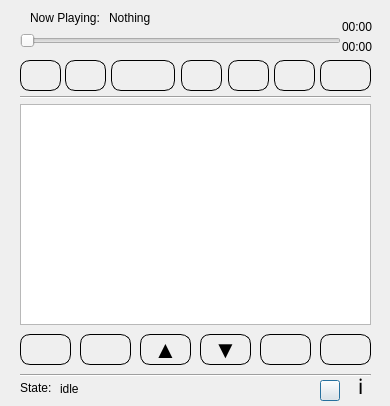
<?xml version="1.0" encoding="UTF-8"?>
<ui version="4.0">
 <class>Spotube</class>
 <widget class="QDialog" name="Spotube">
  <property name="geometry">
   <rect>
    <x>0</x>
    <y>0</y>
    <width>390</width>
    <height>406</height>
   </rect>
  </property>
  <property name="sizePolicy">
   <sizepolicy hsizetype="Fixed" vsizetype="Fixed">
    <horstretch>0</horstretch>
    <verstretch>0</verstretch>
   </sizepolicy>
  </property>
  <property name="minimumSize">
   <size>
    <width>390</width>
    <height>406</height>
   </size>
  </property>
  <property name="maximumSize">
   <size>
    <width>390</width>
    <height>406</height>
   </size>
  </property>
  <property name="contextMenuPolicy">
   <enum>Qt::DefaultContextMenu</enum>
  </property>
  <property name="windowTitle">
   <string>Spotube</string>
  </property>
  <property name="windowIcon">
   <iconset>
    <normaloff>icon/logo.png</normaloff>icon/logo.png</iconset>
  </property>
  <widget class="QPushButton" name="button">
   <property name="geometry">
    <rect>
     <x>320</x>
     <y>380</y>
     <width>20</width>
     <height>21</height>
    </rect>
   </property>
   <property name="text">
    <string/>
   </property>
  </widget>
  <widget class="QSlider" name="seek">
   <property name="geometry">
    <rect>
     <x>20</x>
     <y>30</y>
     <width>321</width>
     <height>22</height>
    </rect>
   </property>
   <property name="orientation">
    <enum>Qt::Horizontal</enum>
   </property>
  </widget>
  <widget class="QLabel" name="label">
   <property name="geometry">
    <rect>
     <x>30</x>
     <y>10</y>
     <width>71</width>
     <height>16</height>
    </rect>
   </property>
   <property name="text">
    <string>Now Playing: </string>
   </property>
  </widget>
  <widget class="QLabel" name="currentname">
   <property name="geometry">
    <rect>
     <x>109</x>
     <y>10</y>
     <width>211</width>
     <height>16</height>
    </rect>
   </property>
   <property name="text">
    <string>Nothing</string>
   </property>
  </widget>
  <widget class="QPushButton" name="playorpause">
   <property name="geometry">
    <rect>
     <x>111</x>
     <y>60</y>
     <width>64</width>
     <height>31</height>
    </rect>
   </property>
   <property name="cursor">
    <cursorShape>PointingHandCursor</cursorShape>
   </property>
   <property name="styleSheet">
    <string notr="true">QPushButton {
border:1px solid black;
border-radius: 10px;
}

QPushButton:hover {
opacity:90%;
}

QPushButton:pressed {
            background-color: #d0d0d0;
            padding-left: 1px;
            padding-top: 1px;
        }
</string>
   </property>
   <property name="text">
    <string/>
   </property>
   <property name="icon">
    <iconset>
     <normaloff>icon/pause.png</normaloff>icon/pause.png</iconset>
   </property>
   <property name="iconSize">
    <size>
     <width>25</width>
     <height>25</height>
    </size>
   </property>
  </widget>
  <widget class="QPushButton" name="next">
   <property name="geometry">
    <rect>
     <x>181</x>
     <y>60</y>
     <width>41</width>
     <height>31</height>
    </rect>
   </property>
   <property name="cursor">
    <cursorShape>PointingHandCursor</cursorShape>
   </property>
   <property name="styleSheet">
    <string notr="true">QPushButton {
border:1px solid black;
border-radius: 10px;
}

QPushButton:hover {
opacity:90%;
}

QPushButton:pressed {
            background-color: #d0d0d0;
            padding-left: 1px;
            padding-top: 1px;
        }
</string>
   </property>
   <property name="text">
    <string/>
   </property>
   <property name="icon">
    <iconset>
     <normaloff>icon/forward-button.png</normaloff>icon/forward-button.png</iconset>
   </property>
   <property name="iconSize">
    <size>
     <width>24</width>
     <height>24</height>
    </size>
   </property>
  </widget>
  <widget class="QLabel" name="passtime">
   <property name="geometry">
    <rect>
     <x>342</x>
     <y>19</y>
     <width>47</width>
     <height>16</height>
    </rect>
   </property>
   <property name="text">
    <string>00:00</string>
   </property>
  </widget>
  <widget class="QPushButton" name="plus">
   <property name="geometry">
    <rect>
     <x>20</x>
     <y>334</y>
     <width>51</width>
     <height>31</height>
    </rect>
   </property>
   <property name="cursor">
    <cursorShape>PointingHandCursor</cursorShape>
   </property>
   <property name="styleSheet">
    <string notr="true">QPushButton {
border:1px solid black;
border-radius: 10px;
}

QPushButton:hover {
opacity:90%;
}

QPushButton:pressed {
            background-color: #d0d0d0;
            padding-left: 1px;
            padding-top: 1px;
        }
</string>
   </property>
   <property name="text">
    <string/>
   </property>
   <property name="icon">
    <iconset>
     <normaloff>icon/plus-symbol-button.png</normaloff>icon/plus-symbol-button.png</iconset>
   </property>
   <property name="iconSize">
    <size>
     <width>25</width>
     <height>25</height>
    </size>
   </property>
  </widget>
  <widget class="QPushButton" name="delbutton">
   <property name="geometry">
    <rect>
     <x>80</x>
     <y>334</y>
     <width>51</width>
     <height>31</height>
    </rect>
   </property>
   <property name="cursor">
    <cursorShape>PointingHandCursor</cursorShape>
   </property>
   <property name="styleSheet">
    <string notr="true">QPushButton {
border:1px solid black;
border-radius: 10px;
}

QPushButton:hover {
opacity:90%;
}

QPushButton:pressed {
            background-color: #d0d0d0;
            padding-left: 1px;
            padding-top: 1px;
        }
</string>
   </property>
   <property name="text">
    <string/>
   </property>
   <property name="icon">
    <iconset>
     <normaloff>icon/minus.png</normaloff>icon/minus.png</iconset>
   </property>
   <property name="iconSize">
    <size>
     <width>25</width>
     <height>25</height>
    </size>
   </property>
  </widget>
  <widget class="QPushButton" name="savebtn">
   <property name="geometry">
    <rect>
     <x>260</x>
     <y>334</y>
     <width>51</width>
     <height>31</height>
    </rect>
   </property>
   <property name="cursor">
    <cursorShape>PointingHandCursor</cursorShape>
   </property>
   <property name="styleSheet">
    <string notr="true">QPushButton {
border:1px solid black;
border-radius: 10px;
}

QPushButton:hover {
opacity:90%;
}

QPushButton:pressed {
            background-color: #d0d0d0;
            padding-left: 1px;
            padding-top: 1px;
        }
</string>
   </property>
   <property name="text">
    <string/>
   </property>
   <property name="icon">
    <iconset>
     <normaloff>icon/floppy-disk.png</normaloff>icon/floppy-disk.png</iconset>
   </property>
   <property name="iconSize">
    <size>
     <width>25</width>
     <height>25</height>
    </size>
   </property>
  </widget>
  <widget class="QPushButton" name="loadbtn">
   <property name="geometry">
    <rect>
     <x>320</x>
     <y>334</y>
     <width>51</width>
     <height>31</height>
    </rect>
   </property>
   <property name="cursor">
    <cursorShape>PointingHandCursor</cursorShape>
   </property>
   <property name="styleSheet">
    <string notr="true">QPushButton {
border:1px solid black;
border-radius: 10px;
}

QPushButton:hover {
opacity:90%;
}

QPushButton:pressed {
            background-color: #d0d0d0;
            padding-left: 1px;
            padding-top: 1px;
        }
</string>
   </property>
   <property name="text">
    <string/>
   </property>
   <property name="icon">
    <iconset>
     <normaloff>icon/folder.png</normaloff>icon/folder.png</iconset>
   </property>
   <property name="iconSize">
    <size>
     <width>25</width>
     <height>25</height>
    </size>
   </property>
  </widget>
  <widget class="Line" name="line">
   <property name="geometry">
    <rect>
     <x>20</x>
     <y>82</y>
     <width>351</width>
     <height>31</height>
    </rect>
   </property>
   <property name="orientation">
    <enum>Qt::Horizontal</enum>
   </property>
  </widget>
  <widget class="QLabel" name="wholetime">
   <property name="geometry">
    <rect>
     <x>342</x>
     <y>39</y>
     <width>47</width>
     <height>16</height>
    </rect>
   </property>
   <property name="text">
    <string>00:00</string>
   </property>
  </widget>
  <widget class="QTableWidget" name="playlist">
   <property name="geometry">
    <rect>
     <x>20</x>
     <y>104</y>
     <width>351</width>
     <height>221</height>
    </rect>
   </property>
   <property name="sizePolicy">
    <sizepolicy hsizetype="Expanding" vsizetype="Expanding">
     <horstretch>27</horstretch>
     <verstretch>100</verstretch>
    </sizepolicy>
   </property>
  </widget>
  <widget class="QPushButton" name="stop">
   <property name="geometry">
    <rect>
     <x>20</x>
     <y>60</y>
     <width>41</width>
     <height>31</height>
    </rect>
   </property>
   <property name="cursor">
    <cursorShape>PointingHandCursor</cursorShape>
   </property>
   <property name="styleSheet">
    <string notr="true">QPushButton {
border:1px solid black;
border-radius: 10px;
}

QPushButton:hover {
opacity:90%;
}

QPushButton:pressed {
            background-color: #d0d0d0;
            padding-left: 1px;
            padding-top: 1px;
        }
</string>
   </property>
   <property name="text">
    <string/>
   </property>
   <property name="icon">
    <iconset>
     <normaloff>icon/stop-button.png</normaloff>icon/stop-button.png</iconset>
   </property>
   <property name="iconSize">
    <size>
     <width>25</width>
     <height>25</height>
    </size>
   </property>
  </widget>
  <widget class="Line" name="line_2">
   <property name="geometry">
    <rect>
     <x>20</x>
     <y>360</y>
     <width>351</width>
     <height>31</height>
    </rect>
   </property>
   <property name="orientation">
    <enum>Qt::Horizontal</enum>
   </property>
  </widget>
  <widget class="QLabel" name="label_2">
   <property name="geometry">
    <rect>
     <x>20</x>
     <y>380</y>
     <width>71</width>
     <height>16</height>
    </rect>
   </property>
   <property name="sizePolicy">
    <sizepolicy hsizetype="Preferred" vsizetype="Fixed">
     <horstretch>0</horstretch>
     <verstretch>0</verstretch>
    </sizepolicy>
   </property>
   <property name="text">
    <string>State:</string>
   </property>
  </widget>
  <widget class="QLabel" name="state">
   <property name="geometry">
    <rect>
     <x>60</x>
     <y>381</y>
     <width>220</width>
     <height>16</height>
    </rect>
   </property>
   <property name="text">
    <string>idle</string>
   </property>
  </widget>
  <widget class="QPushButton" name="mute">
   <property name="geometry">
    <rect>
     <x>228</x>
     <y>60</y>
     <width>41</width>
     <height>31</height>
    </rect>
   </property>
   <property name="cursor">
    <cursorShape>PointingHandCursor</cursorShape>
   </property>
   <property name="styleSheet">
    <string notr="true">QPushButton {
border:1px solid black;
border-radius: 10px;
}

QPushButton:hover {
opacity:90%;
}

QPushButton:pressed {
            background-color: #d0d0d0;
            padding-left: 1px;
            padding-top: 1px;
        }
</string>
   </property>
   <property name="text">
    <string/>
   </property>
   <property name="icon">
    <iconset>
     <normaloff>icon/mute-speaker.png</normaloff>icon/mute-speaker.png</iconset>
   </property>
   <property name="iconSize">
    <size>
     <width>24</width>
     <height>24</height>
    </size>
   </property>
  </widget>
  <widget class="QPushButton" name="info">
   <property name="geometry">
    <rect>
     <x>350</x>
     <y>370</y>
     <width>21</width>
     <height>31</height>
    </rect>
   </property>
   <property name="font">
    <font>
     <pointsize>16</pointsize>
    </font>
   </property>
   <property name="cursor">
    <cursorShape>PointingHandCursor</cursorShape>
   </property>
   <property name="styleSheet">
    <string notr="true">QPushButton {

border-radius: 10px;
}

QPushButton:hover {
opacity:90%;
}

QPushButton:pressed {
           
            padding-left: 1px;
            padding-top: 1px;
        }
</string>
   </property>
   <property name="text">
    <string>ℹ</string>
   </property>
   <property name="iconSize">
    <size>
     <width>25</width>
     <height>25</height>
    </size>
   </property>
  </widget>
  <widget class="QPushButton" name="up">
   <property name="geometry">
    <rect>
     <x>140</x>
     <y>334</y>
     <width>51</width>
     <height>31</height>
    </rect>
   </property>
   <property name="font">
    <font>
     <pointsize>18</pointsize>
    </font>
   </property>
   <property name="cursor">
    <cursorShape>PointingHandCursor</cursorShape>
   </property>
   <property name="styleSheet">
    <string notr="true">QPushButton {
border:1px solid black;
border-radius: 10px;
}

QPushButton:hover {
opacity:90%;
}

QPushButton:pressed {
            background-color: #d0d0d0;
            padding-left: 1px;
            padding-top: 1px;
        }
</string>
   </property>
   <property name="text">
    <string>▲</string>
   </property>
   <property name="iconSize">
    <size>
     <width>25</width>
     <height>25</height>
    </size>
   </property>
  </widget>
  <widget class="QPushButton" name="down">
   <property name="geometry">
    <rect>
     <x>200</x>
     <y>334</y>
     <width>51</width>
     <height>31</height>
    </rect>
   </property>
   <property name="font">
    <font>
     <pointsize>18</pointsize>
    </font>
   </property>
   <property name="cursor">
    <cursorShape>PointingHandCursor</cursorShape>
   </property>
   <property name="styleSheet">
    <string notr="true">QPushButton {
border:1px solid black;
border-radius: 10px;
}

QPushButton:hover {
opacity:90%;
}

QPushButton:pressed {
            background-color: #d0d0d0;
            padding-left: 1px;
            padding-top: 1px;
        }
</string>
   </property>
   <property name="text">
    <string>▼</string>
   </property>
   <property name="iconSize">
    <size>
     <width>25</width>
     <height>25</height>
    </size>
   </property>
  </widget>
  <widget class="QPushButton" name="listtoggle">
   <property name="geometry">
    <rect>
     <x>274</x>
     <y>60</y>
     <width>41</width>
     <height>31</height>
    </rect>
   </property>
   <property name="cursor">
    <cursorShape>PointingHandCursor</cursorShape>
   </property>
   <property name="styleSheet">
    <string notr="true">QPushButton {
border:1px solid black;
border-radius: 10px;
}

QPushButton:hover {
opacity:90%;
}

QPushButton:pressed {
            background-color: #d0d0d0;
            padding-left: 1px;
            padding-top: 1px;
        }
</string>
   </property>
   <property name="text">
    <string/>
   </property>
   <property name="icon">
    <iconset>
     <normaloff>icon/addlist.png</normaloff>icon/addlist.png</iconset>
   </property>
   <property name="iconSize">
    <size>
     <width>75</width>
     <height>75</height>
    </size>
   </property>
  </widget>
  <widget class="QPushButton" name="settinggs">
   <property name="geometry">
    <rect>
     <x>320</x>
     <y>60</y>
     <width>51</width>
     <height>31</height>
    </rect>
   </property>
   <property name="cursor">
    <cursorShape>PointingHandCursor</cursorShape>
   </property>
   <property name="styleSheet">
    <string notr="true">QPushButton {
border:1px solid black;
border-radius: 10px;
}

QPushButton:hover {
opacity:90%;
}

QPushButton:pressed {
            background-color: #d0d0d0;
            padding-left: 1px;
            padding-top: 1px;
        }
</string>
   </property>
   <property name="text">
    <string/>
   </property>
   <property name="icon">
    <iconset>
     <normaloff>icon/setting.png</normaloff>icon/setting.png</iconset>
   </property>
   <property name="iconSize">
    <size>
     <width>30</width>
     <height>30</height>
    </size>
   </property>
  </widget>
  <widget class="QPushButton" name="prev">
   <property name="geometry">
    <rect>
     <x>65</x>
     <y>60</y>
     <width>41</width>
     <height>31</height>
    </rect>
   </property>
   <property name="cursor">
    <cursorShape>PointingHandCursor</cursorShape>
   </property>
   <property name="styleSheet">
    <string notr="true">QPushButton {
border:1px solid black;
border-radius: 10px;
}

QPushButton:hover {
opacity:90%;
}

QPushButton:pressed {
            background-color: #d0d0d0;
            padding-left: 1px;
            padding-top: 1px;
        }
</string>
   </property>
   <property name="text">
    <string/>
   </property>
   <property name="icon">
    <iconset>
     <normaloff>icon/prev-button.png</normaloff>icon/prev-button.png</iconset>
   </property>
   <property name="iconSize">
    <size>
     <width>24</width>
     <height>24</height>
    </size>
   </property>
  </widget>
 </widget>
 <resources>
  <include location="ress.qrc"/>
 </resources>
 <connections/>
</ui>
